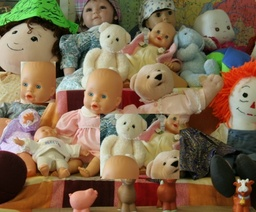
#> input picture im2gimp.jpg, 256 x 212 px, shrunk from 629 x 520 before the run
$ python firstfile.py
#> lines starting #> are read from the running program, lines starting #| are printed output that depends on the picture
import numpy as np
import cv2
from scipy.fftpack import dct, idct
import scipy.stats
import tqdm
import matplotlib.pyplot as plt


def dct2(block,cos_t):
  '''
  Computes the dct2 of a 2D array

  Parameters:
  block (np.array of floats of shape (w,h)):

  Returns:
  np.array of float with shape (w,h): 2D dct2 of the block parameter
  '''
  dct_num=np.zeros(block.shape)
  dct_test = dct(dct(block.T, norm='ortho').T, norm='ortho')
  # [12 lines of commented-out code are left out]

  return dct_test

def computeVotes(L):
  '''
  Computes for each pixel the best 8x8 jpeg grid

  Parameters:
  L (np.array of floats with shape(w,h): luminance of an image)

  Returns:
  np.array of int with shape(w,h): Best 8x8 grid for each pixel, if best grid is (i,j) the value in the array is i%8 * 8 + j%8
  '''
  votes=np.full(L.shape,-1)
  zeros=np.zeros(L.shape)
  cos_t=np.zeros((8,8))
  for i in range(8):
    for j in range(8):
      cos_t[i,j]=np.cos((2*i+1.0)*j*np.pi/16)
  for i in tqdm.tqdm(range(L.shape[0]-7)):
    for j in range(L.shape[1]-7):
      d=dct2(L[i:i+8,j:j+8],cos_t)
      z=np.sum(abs(d)<0.5)

      for x in range(i,i+8):
        for y in range(j,j+8):
          if z==zeros[x,y]:
            votes[x,y]=-1
          elif z>zeros[x,y]:
            zeros[x,y]=z
            votes[x,y]=i%8 * 8 + j%8
  return votes

def getLuminance(I):
  '''
  Returns the luminance of image I with weights [0.2126,0.7152,0.0722]

  Parameters:
  I (array of shape(w,h,3)): Image with RGB channels

  Returns:
  np.array of shape (w,h): Luminance of I
  '''
  return np.average(image,2,weights=[0.2126,0.7152,0.0722]).astype("float32")

def binomTail(n,k,p):
  '''
  Returns the tail of order k of a binomial distribution B(n,p)

  Parameters:
  n (int)
  k (int)
  p (float) : probability 0<=p<=1

  Returns:
  float: tail of order k of a binomial distribution B(n,p)
  '''
  return 1-scipy.stats.binom.cdf(k-1,n,p)

def gridDetection(I):
  '''
  Returns the best 8x8 jpeg grid for image I

  Parameters:
  I (image of shape(w,h,3)): Image to study

  Returns:
  bestGrid (int): index of the best grid for that image -1 if no significant grid is detected
  NFA (float): value of the NFA for that grid
  votes (array of int with shape (w,h)): best grid for each pixel
  '''
  X,Y,C = np.shape(I)
  L = getLuminance(I)
  votes = computeVotes(L)
  histo = np.histogram(votes,range(-1,65))
  bestGrid = np.argmax(histo[0][1:])
  bestValue = np.max(histo[0])

  NFA = 64*X*Y*np.sqrt(X*Y)*binomTail(int(X*Y/64),int(bestValue/64),1/64.)
  if NFA<1 :
      return bestGrid,NFA,votes
  else :
      return -1,NFA,votes

def regionGrowing(votes,seed,W):
  """
  Computes the region of pixels with same vote as the seed (we look for pixel in a window (W,W) to grow the region

  Parameters:
  votes (2D-array of int with shape (w,h)): best grid for each pixel
  seed (tuple of int): pixel to grow the region around
  W (int): size of the window to grow the region

  Returns:
  array of int: list of pixels belonging to the region
  """
  queue = [seed]
  visited = np.zeros(votes.shape)
  region= [seed]
  while len(queue)>0 :
      x,y=queue.pop(0)
      visited[x,y]=True
      for i in range(-W,W+1):
          for j in range(-W,W+1):
              if (i==0 and j==0) or x+i<0 or x+i>=np.shape(votes)[0] \
              or y+j<0 or y+j>= np.shape(votes)[1]:
                  continue
              elif not visited[x+i,y+j] and votes[x+i,y+j]==votes[x,y] :
                  visited[x+i,y+j]=True
                  region.append([x+i,y+j])
                  queue.append([x+i,y+j])
  return region


def boundingBox(R):
  '''
  Computes the bounding box of a list of pixel indexes

  Parameters:
  R (list of tuple of int)

  Returns:
  (int,int,int,int): bounding box of the region
  '''
  R = np.transpose(R)
  # print("R",R)
  xmin = np.min(R[0,:])
  xmax = np.max(R[0,:])
  ymin = np.min(R[1,:])
  ymax = np.max(R[1,:])

  # print("MAX",xmin,xmax,ymin,ymax)

  return xmin,xmax,ymin,ymax


def forgeryDetection(votes,G,W):
  '''
  Computes the forgery zones

  Parameters:
  votes (2D array of int): best grid for each pixel
  G (int): main grid of the image
  W (int): size of the window for the region growing

  Returns:
  2D array of bool: Binary image expressing whether each pixel has been detected as forged
  '''
  forgerMask=np.zeros(np.shape(votes))
  X,Y = np.shape(votes)

  for x in tqdm.tqdm(range(len(forgerMask))):
      for y in range(len(forgerMask[0])):
          if votes[x,y]>-1 and votes[x,y]!=G:
              R = regionGrowing(votes,[x,y],W)
              if len(R)<4:
                  continue
              xmin,xmax,ymin,ymax = boundingBox(R)
              Bx =  (xmax-xmin)+1
              By = ymax-ymin+1
              N = max(xmax-xmin+1,ymax-ymin+1)
              card = len(R)
              #NFA = 64 *X*Y*np.sqrt(X*Y)*binomTail(int(N*N/64),int(card/64),1/64) formule fausse du papier
              NFA = 64 *Bx*By*np.sqrt(Bx*By)*binomTail(int(N*N/64),int(card/64),1/64.0)
              if NFA < 1 :
                  # forgerMask[np.transpose(R)]=True
                  for i,j in R:
                      forgerMask[i,j]=True
              for i,j in R :
                  votes[i,j] = -1
                  # forgerMask[np.transpose(R)]=True
  return forgerMask


if __name__=="__main__":
  image=cv2.imread("./im2gimp.jpg", cv2.IMREAD_UNCHANGED)
#> image is the input picture: shape (212, 256, 3); mean B, G, R 79.2, 105.9, 127.7
  image=image[:,4:]
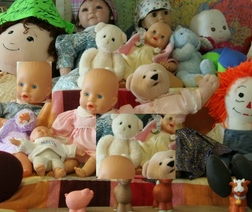
#> image: shape (212, 252, 3); mean B, G, R 79, 105.7, 127.7
  print(image.shape)
#| (212, 252, 3)
  G,value,votes = gridDetection(image)
#> in getLuminance, `return np.average(image,2,weights=[0.2126,0.7152,0.0722]).astype("floa..`:
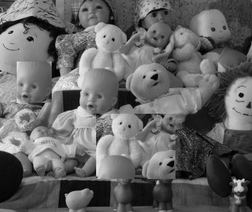
#> returned value: shape (212, 252) float32; min 0, max 249.1, mean 101.7
#> after the loop in computeVotes, `for i in tqdm.tqdm(range(L.shape[0]-7)):`:
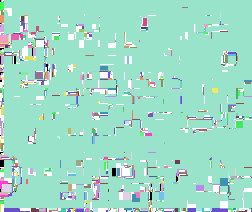
#> votes: shape (212, 252) int64; 65 distinct labels, from -1 to 63; one colour per label, 0 black, -1 white
#> after the loop in computeVotes, `for i in tqdm.tqdm(range(L.shape[0]-7)):`:
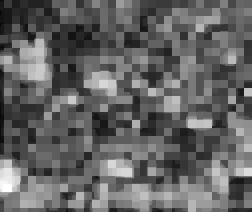
#> zeros: shape (212, 252) float64; min 1, max 53, mean 21.4; drawn with min black and max white
#> in gridDetection, `bestGrid = np.argmax(histo[0][1:])`: bestGrid = 4
#> in gridDetection, `bestValue = np.max(histo[0])`: bestValue = 43688
#> in gridDetection, `NFA = 64*X*Y*np.sqrt(X*Y)*binomTail(int(X*Y/64),int(bestValue/64),1/64.)`: NFA = 0
#> G = 4; value = 0
  if G==-1 :
      print("No grid detected.")
  else :
      print(f"Meilleur vote {G}")
#| Meilleur vote 4
      mask = forgeryDetection(votes,G,12)
#> after the loop in forgeryDetection, `for x in tqdm.tqdm(range(len(forgerMask))):`: forgerMask: shape (212, 252) float64; every value is 0
#> after the loop in forgeryDetection, `for x in tqdm.tqdm(range(len(forgerMask))):`:
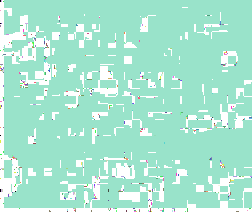
#> votes: shape (212, 252) int64; 65 distinct labels, from -1 to 63; one colour per label, 0 black, -1 white
      # print(votes)
      plt.figure(2)
      plt.imshow(mask)
      plt.figure(0)
      plt.imshow(votes)
      plt.figure(1)
      plt.imshow(votes==-1)
      plt.show()
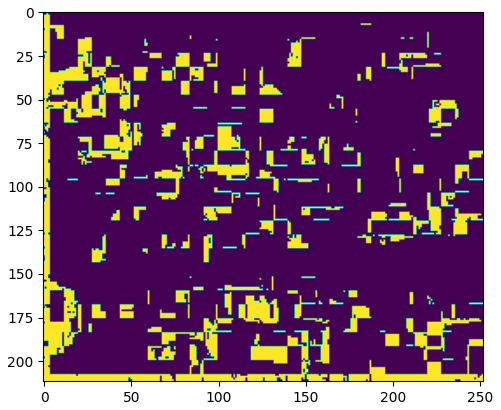
#> figure drawn by matplotlib, 1 panel

$ run again, with 1.jpg copied over im2gimp.jpg
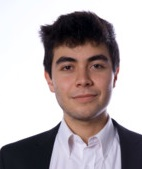
#> input picture 1.jpg, 142 x 169 px
#> image is the input picture: shape (169, 142, 3); mean B, G, R 170.4, 168.4, 178.3
#> image: shape (169, 138, 3)
#| (169, 138, 3)
#> bestGrid = 4
#> bestValue = 10352
#> NFA = 0
#> G = 4; value = 0
#| Meilleur vote 4
#> after the loop in forgeryDetection, `for x in tqdm.tqdm(range(len(forgerMask))):`:
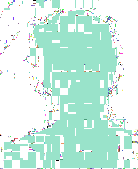
#> votes: shape (169, 138) int64; 65 distinct labels, from -1 to 63; one colour per label, 0 black, -1 white
#> `plt.show()`:
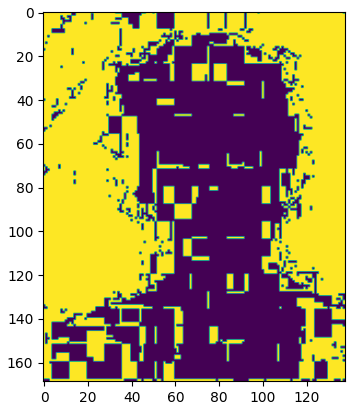
#> figure drawn by matplotlib, 1 panel
